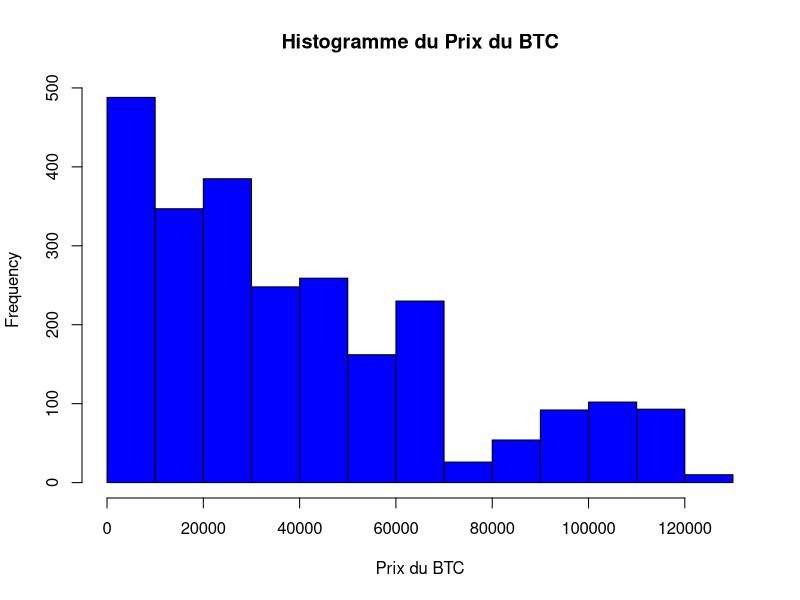
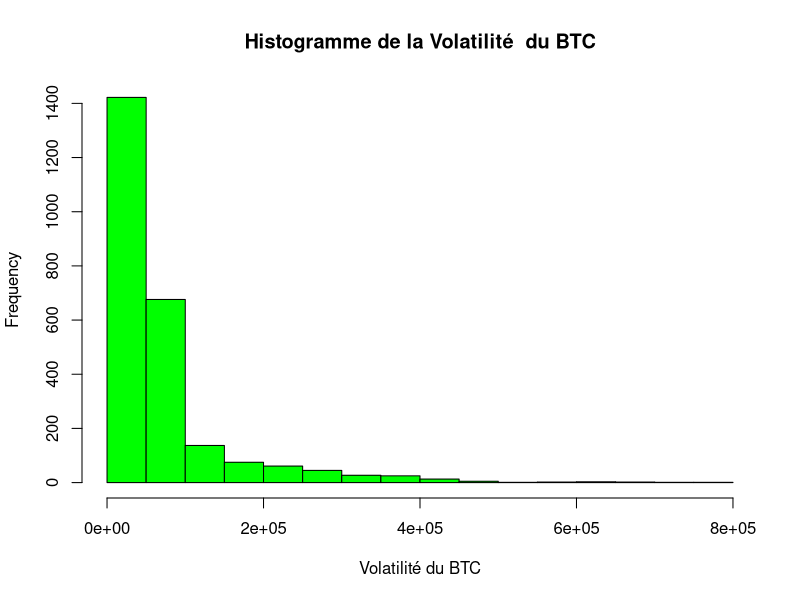
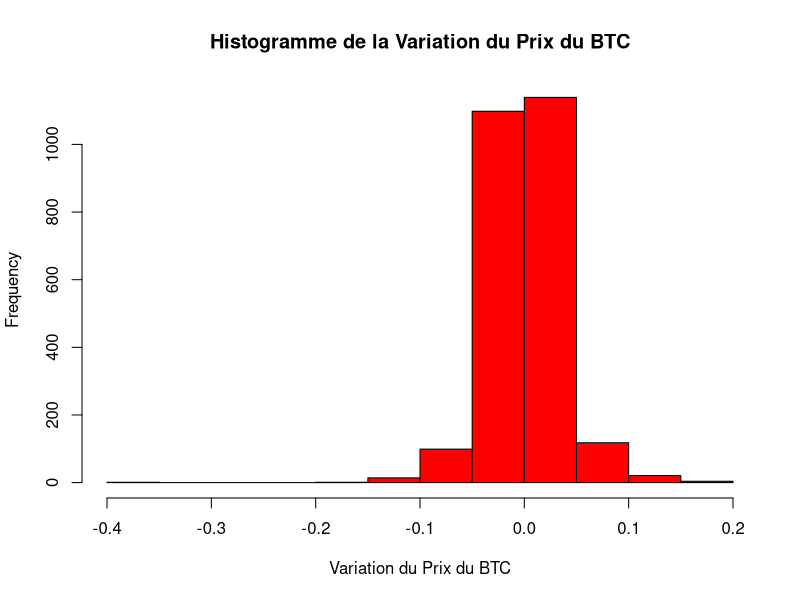
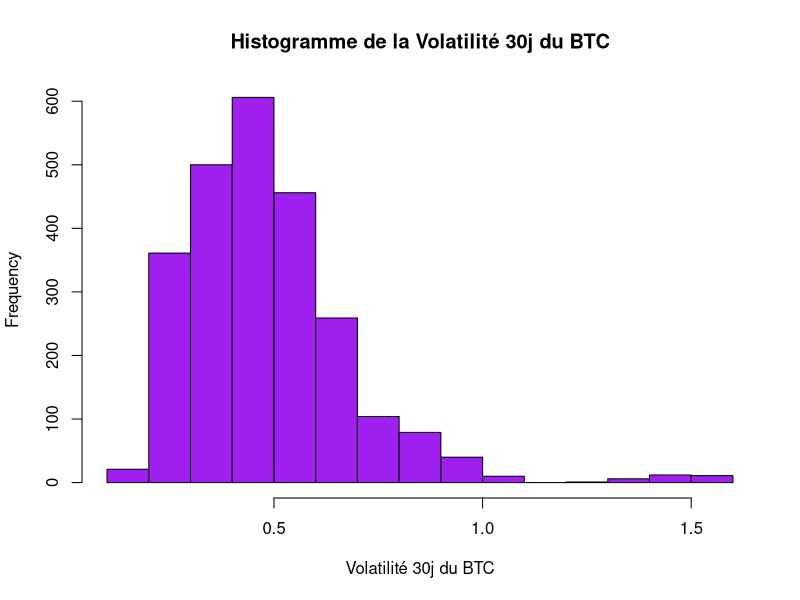
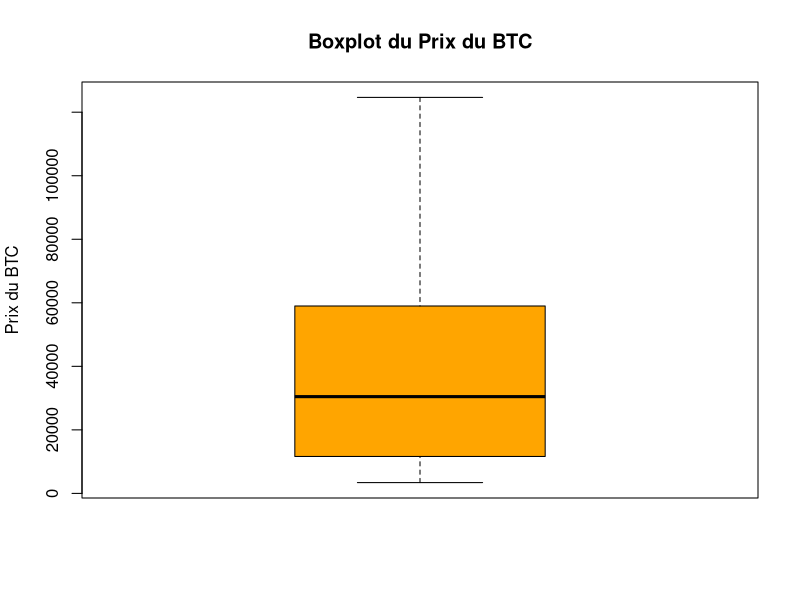
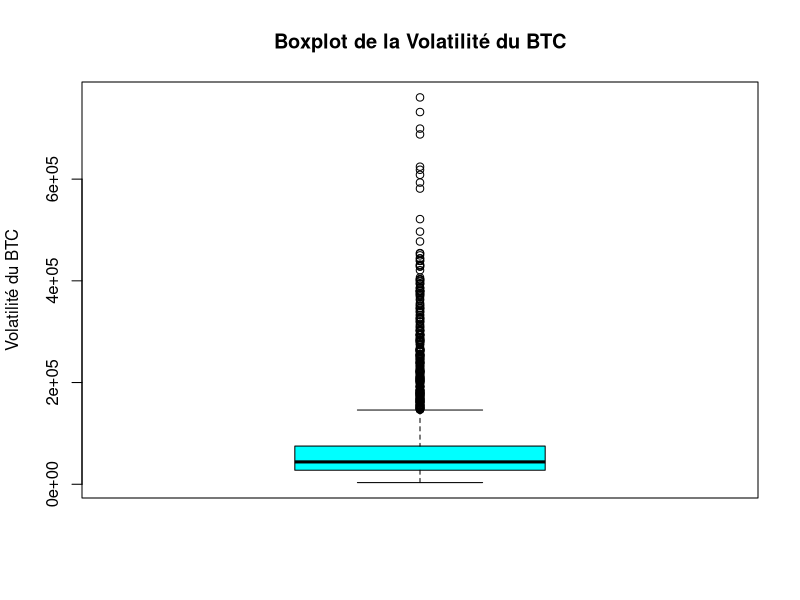
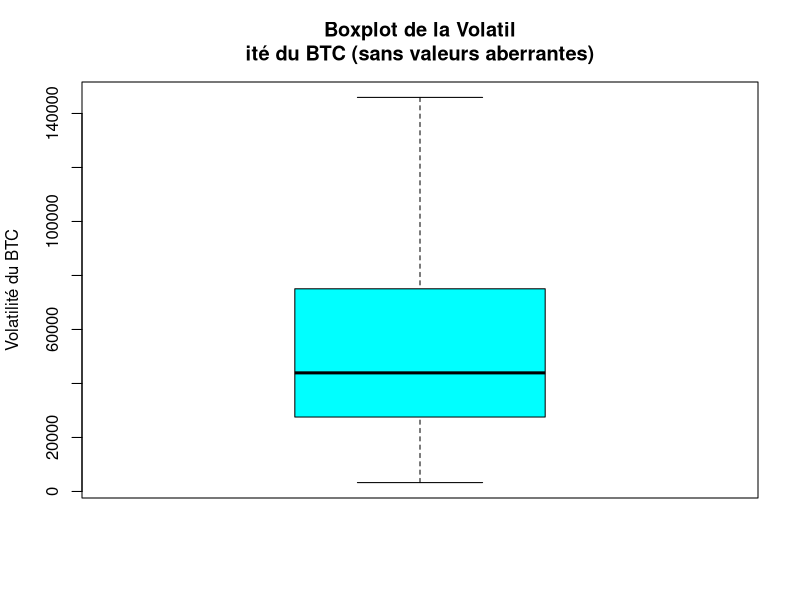
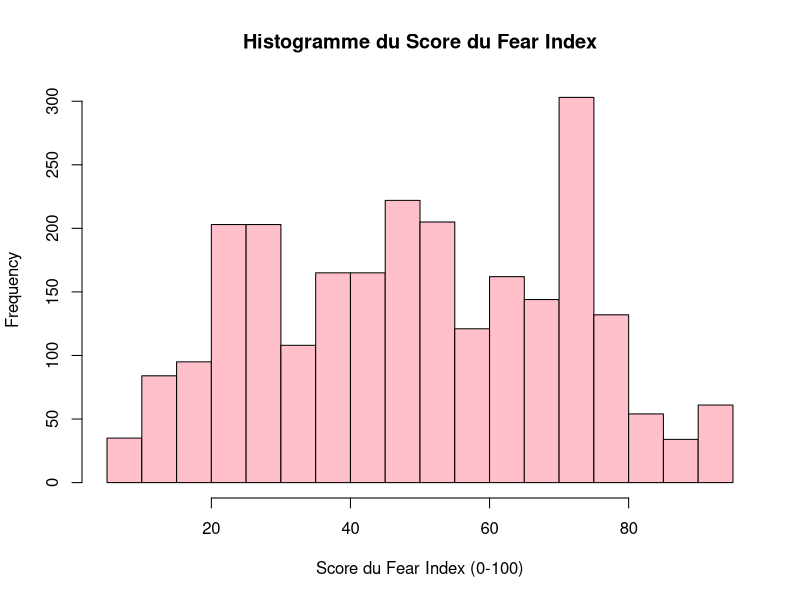

Recreate these plots in R, in order. (Note: this script raises an error after producing the figures.)
## ---- chunk 1
Dataset = read.table("dataset.csv", header=T,sep=';',row.names=1)
## ---- chunk 2
str(Dataset)
## ---- chunk 3
summary(Dataset)
## ---- chunk 4
colnames(Dataset)
## ---- chunk 5
colnames(Dataset) = c("Tendance", "Volatilite_level", "Prix_BTC", 
                      "Var_Prix_BTC", "Volume_BTC",
                      "Volatilite30j_BTC", "Prix_ETH", "Var_Prix_ETH",
                      "Volume_ETH", "Volatilite30j_ETH", 
                      "Prix_snp500", "Var_Prix_snp500",
                      "Prix_Gold", "Var_Prix_Gold", "Fear_Index_score", 
                      "Fear_index_category", "Fear_index_category_simple",
                      "Variation_Fear","Var_Fear_Pct","taux_fed")
## ---- chunk 6
Dataset$Prix_BTC = as.numeric(as.character(Dataset$Prix_BTC))
Dataset$Var_Prix_BTC = as.numeric(as.character(Dataset$Var_Prix_BTC))
Dataset$Volume_BTC = as.numeric(as.character(Dataset$Volume_BTC))
Dataset$Volatilite30j_BTC = as.numeric(as.character(Dataset$Volatilite30j_BTC))
Dataset$Prix_ETH = as.numeric(as.character(Dataset$Prix_ETH))
Dataset$Var_Prix_ETH = as.numeric(as.character(Dataset$Var_Prix_ETH))
Dataset$Volume_ETH = as.numeric(as.character(Dataset$Volume_ETH))
Dataset$Volatilite30j_ETH = as.numeric(as.character(Dataset$Volatilite30j_ETH))
Dataset$Prix_snp500 = as.numeric(as.character(Dataset$Prix_snp500))
Dataset$Var_Prix_snp500 = as.numeric(as.character(Dataset$Var_Prix_snp500))
Dataset$Prix_Gold = as.numeric(as.character(Dataset$Prix_Gold))
Dataset$Var_Prix_Gold = as.numeric(as.character(Dataset$Var_Prix_Gold))
Dataset$Fear_Index_score = as.numeric(as.character(Dataset$Fear_Index_score))
Dataset$Variation_Fear = as.numeric(as.character(Dataset$Variation_Fear))
Dataset$Var_Fear_Pct = as.numeric(as.character(Dataset$Var_Fear_Pct))
## ---- chunk 7
# MOYENNE DES VARIABLES QUANTITATIVES Lié au BTC
mean(Dataset$Prix_BTC)
mean(Dataset$Var_Prix_BTC, na.rm = TRUE) 
mean(Dataset$Volume_BTC)
mean(Dataset$Volatilite30j_BTC , na.rm = TRUE)

#mediane des variables quantitatives lié au BTC
median(Dataset$Prix_BTC)
median(Dataset$Var_Prix_BTC, na.rm = TRUE)
median(Dataset$Volume_BTC)
median(Dataset$Volatilite30j_BTC , na.rm = TRUE)

#ecart-type des variables quantitatives lié au BTC"
sd(Dataset$Prix_BTC)
sd(Dataset$Var_Prix_BTC, na.rm = TRUE)
sd(Dataset$Volume_BTC)
sd(Dataset$Volatilite30j_BTC , na.rm = TRUE)

#variance des variables quantitatives lié au BTC"
var(Dataset$Prix_BTC)
var(Dataset$Var_Prix_BTC, na.rm = TRUE)
var(Dataset$Volume_BTC)
var(Dataset$Volatilite30j_BTC , na.rm = TRUE)

#Quantiles des variables quantitatives lié au BTC"
quantile(Dataset$Prix_BTC, na.rm = TRUE)
quantile(Dataset$Var_Prix_BTC, na.rm = TRUE)
quantile(Dataset$Volume_BTC)
quantile(Dataset$Volatilite30j_BTC , na.rm = TRUE)

## ---- chunk 8
hist(Dataset$Prix_BTC,main="Histogramme du Prix du BTC", 
     xlab ="Prix du BTC", col="blue", border="black")

hist(Dataset$Volume_BTC,main="Histogramme de la Volatilité  du BTC", 
     xlab ="Volatilité du BTC", col="green", border="black")

hist(Dataset$Var_Prix_BTC,main="Histogramme de la Variation du Prix du BTC",
     xlab ="Variation du Prix du BTC", col="red", border="black")


hist(Dataset$Volatilite30j_BTC,main="Histogramme de la Volatilité 30j du BTC",
     xlab ="Volatilité 30j du BTC", col="purple", border="black")
## ---- chunk 9
hist_prix <- hist(Dataset$Prix_BTC, plot = FALSE)

print(hist_prix['breaks'])
print(hist_prix['counts'])

table_prix_btc <- data.frame(
  Prix = hist_prix$breaks[-length(hist_prix$breaks)],
  Frequence = hist_prix$counts
)

table_prix_btc_transposé = t(table_prix_btc)
print(table_prix_btc_transposé)

hist_volume <- hist(Dataset$Volume_BTC, plot = FALSE)

table_volume_btc <- data.frame(
  Volume = hist_volume$breaks[-length(hist_volume$breaks)],
  Frequence = hist_volume$counts                             
)

table_vol_btc_transposé = t(table_volume_btc)
print(table_vol_btc_transposé)
## ---- chunk 10
summary(Dataset$Prix_BTC)
summary(Dataset$Volume_BTC)
## ---- chunk 11
boxplot(Dataset$Prix_BTC, main="Boxplot du Prix du BTC",
        ylab="Prix du BTC", col="orange")
boxplot(Dataset$Volume_BTC, main="Boxplot de la Volatilité du BTC",
        ylab="Volatilité du BTC", col="cyan")
## ---- chunk 12
boxplot(Dataset$Volume_BTC, main="Boxplot de la Volatil
ité du BTC (sans valeurs aberrantes)",
        ylab="Volatilité du BTC", col="cyan", outline=FALSE)
## ---- chunk 13
hist(Dataset$Fear_Index_score, main="Histogramme du Score du Fear Index", 
     xlab ="Score du Fear Index (0-100)", col="pink", border="black")

hist_fear_index_score <- hist(Dataset$Fear_Index_score, plot = FALSE)

table_fear_index_score <- data.frame(
  index_score = hist_fear_index_score$breaks[-length(hist_fear_index_score$breaks)],
  Frequence = hist_fear_index_score$counts                             
)

table_fear_index_score_transposé = t(table_fear_index_score)
print(table_fear_index_score_transposé)

boxplot(Dataset$Fear_Index_score, main="Boxplot du Fear Index Category Simple",
        ylab="Score du Fear Index (0-100)", col="lightgreen")
## ---- chunk 14
summary(Dataset$Fear_Index_score)
## ---- chunk 15
table_tendance = table(Dataset$Tendance)
print(table_tendance)

table_fear_and_greed_category = table(Dataset$Fear_index_category)
print(table_fear_and_greed_category)
## ---- chunk 16
# pour la tendance
couleurs <- rainbow(length(table_tendance))
pie(table_tendance, 
    main="Diagramme en Cercle de la Tendance",
    col = couleurs,
    clockwise = TRUE)

barplot(table_tendance,
        main="Diagramme en Barres de la Tendance",
        xlab="Catégories de Tendance",
        ylab="Fréquence (Nombre de jours)",
        col=couleurs)

# pour le fear and greed index category
couleurs_fear <- rainbow(length(table_fear_and_greed_category))
pie(table_fear_and_greed_category,
    main="Diagramme en Cercle du Fear and Greed Index Category",
    col = couleurs_fear,
    clockwise = TRUE)

barplot(table_fear_and_greed_category,
        main="Diagramme en Barres du Fear and Greed Index Category",
        xlab="Catégories du Fear and Greed Index",
        ylab="Fréquence (Nombre de jours)",
        col=couleurs_fear)
## ---- chunk 17

colonnes_pca <- c('Prix_BTC','Var_Prix_BTC','Volume_BTC', 'Volatilite30j_BTC', 'Prix_ETH','Var_Prix_ETH', 'Volume_ETH','Volatilite30j_ETH', 'Prix_snp500','Var_Prix_snp500', 'Prix_Gold', 'Var_Prix_Gold','taux_fed', 'Fear_Index_score')

# Créer un dataframe propre pour l'ACP
df_pca <- Dataset %>%
  select(all_of(colonnes_pca)) %>%
  na.omit()

print(paste("Nombre d'observations retenues pour l'ACP :", nrow(df_pca)))
## ---- chunk 18
# Exécution de l'ACP
# ncp=5: conserve les 5 premières composantes pour les calculs de résultats
res.pca <- PCA(df_pca, scale.unit = TRUE, ncp = 5, graph = FALSE)
## ---- chunk 19
eigenvalues <- get_eigenvalue(res.pca)
knitr::kable(head(eigenvalues, 5), caption = "Valeurs Propres et Pourcentage d'Inertie Expliquée")
## ---- chunk 20
fviz_eig(res.pca,
         addlabels = TRUE,
         ylim = c(0, 50),
         main = "Pourcentage d'Inertie Expliquée par les Composantes")
## ---- chunk 21
fviz_pca_var(res.pca,
             col.var = "cos2", # Colore selon la qualité de représentation (cos2)
             gradient.cols = c("#00AFBB", "#E7B800", "#FC4E07"),
             repel = TRUE,     # Évite le chevauchement de texte
             title = "Cercle des Corrélations sur le Plan Principal"
)
## ---- chunk 22
#| label: biplot
#| fig-cap: "Biplot des Variables et des Observations (Individus)"
#| fig-width: 10
#| fig-height: 7

fviz_pca_biplot(res.pca,
                col.ind = "gray", # Couleur des points (jours)
                col.var = "red",  # Couleur des flèches (variables)
                pointsize = 1,
                repel = TRUE,
                title = "Biplot ACP : Variables et Observations"
)
